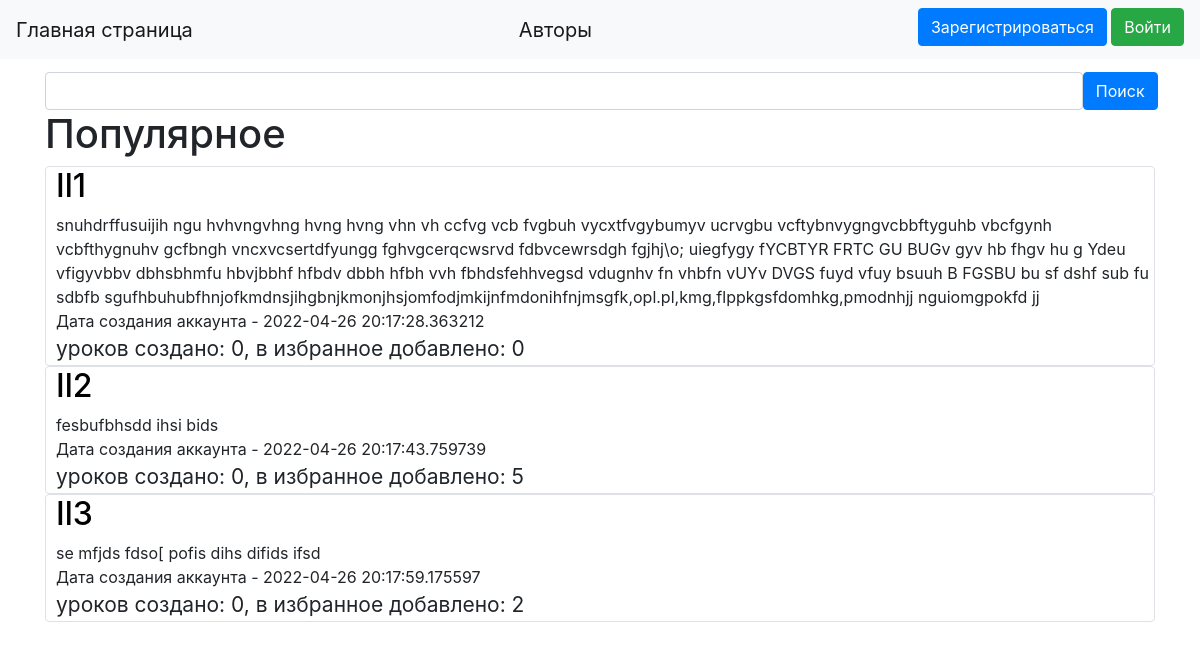
/profile, run on the app's committed database.
### data1/users.py (models this page shows, shortened)
class User(SqlAlchemyBase, UserMixin):
    __tablename__ = 'users'
    id = sqlalchemy.Column(sqlalchemy.Integer,
                           primary_key=True, autoincrement=True)
    name = sqlalchemy.Column(sqlalchemy.String, unique=True, nullable=True)
    about = sqlalchemy.Column(sqlalchemy.String, nullable=True)
    email = sqlalchemy.Column(sqlalchemy.String,
                              index=True, unique=True, nullable=True)
    hashed_password = sqlalchemy.Column(sqlalchemy.String, nullable=True)
    created_lessons_count = sqlalchemy.Column(sqlalchemy.Integer, default=0)
    favourites_lessons_count = sqlalchemy.Column(sqlalchemy.Integer, default=0)
    created_date = sqlalchemy.Column(sqlalchemy.DateTime,
                                     default=datetime.datetime.now)
    lessons = orm.relation("Lesson", back_populates='user')
    favourites = orm.relation("Favourites", back_populates='user')

### LearnCreator.py (the view)
@app.route("/profile", methods=['GET', 'POST'])
def profiles():
    global limit, FirstResult, search_now, lessons_now_count
    db_sess = db_session.create_session()
    search = SearchForm()
    if request.method == "POST":
        FirstResult = 0
        limit = 5
        search_now = search.search.data
    users = db_sess.query(User).filter(User.name.like(f'%{search_now}%') | User.name.like(
        '%' + str(search_now).capitalize() + '%') | User.name.like(
        '%' + str(search_now).lower() + '%') | User.name.like(
        '%' + str(search_now).upper() + '%')).order_by(-User.created_date)[FirstResult:limit]
    users_now_count = db_sess.query(User).filter(User.name.like(f'%{search_now}%') | User.name.like(
        '%' + str(search_now).capitalize() + '%') | User.name.like(
        '%' + str(search_now).lower() + '%') | User.name.like(
        '%' + str(search_now).upper() + '%')).count()
    return render_template("profiles.html", users=users, search=search, FirstResult=FirstResult,
                           users_now_count=users_now_count, limit=limit)

### forms/search.py
class SearchForm(FlaskForm):
    search = StringField('Поиск')
    select = SubmitField('Поиск')
    estimate = StringField('Оценка')
    further = SubmitField('Далее')
    back = SubmitField('Назад')

### data1/db_session.py (called while the page is built)
def create_session() -> Session:
    global __factory
    return __factory()

### templates/profiles.html (shortened to what this page needs)
{% extends "base.html" %}
{% block content %}
<br>
<form action="" method="post">
    <div style="float: left; width: 93.5%">{{ search.search(class="form-control") }}</div>
    <div style="float: right; width: 6.5%">{{ search.select(type="submit", class="btn btn-primary")
        }}
    </div>
</form>
<h1>Популярное</h1>
{% for item in users%}
<div class="col-md6 border rounded">
    <h2 style="padding-left: 10px"><a href="/profile/{{ item.name }}" class="url1">{{item.name}}</a></h2>
    <div style="padding-left: 10px">
        {{item.about}}
    </div>
    <div style="padding-left: 10px">
        Дата создания аккаунта - {{item.created_date}}
    </div>
    <div style="font-size: 21px; padding-left: 10px">
        уроков создано: {{item.created_lessons_count}}, в избранное добавлено: {{item.favourites_lessons_count}}
    </div>
</div>
{% endfor %}
{% endblock %}

### templates/base.html (style rules this page uses)
.url1 { text-decoration: none; color: #000000; }

### data on the page
User: name "Il1", about "snuhdrffusuijih ngu hvhvngvhng hvng hvng vhn vh ccfvg vcb fvgbuh vycxtfvgybumyv ucrvgbu vcftybnvygngvcbbftyguhb vbcfgynh vcbfthygnuhv gcfbngh vncxvcsertdfyungg fghvgcerqcwsrvd fdbvcewrsdgh fgjhj\\o; uiegfygy fYCBTYR FRTC GU BUGv gyv hb fhgv hu g Ydeu vfigyvbbv dbhsbhmfu hbvjbbhf hfbdv dbbh hfbh vvh fbhdsfehhvegsd vdugnhv fn vhbfn vUYv DVGS fuyd vfuy bsuuh B FGSBU bu sf dshf sub fu sdbfb sgufhbuhubfhnjofkmdnsjihgbnjkmonjhsjomfodjmkijnfmdonihfnjmsgfk,opl.pl,kmg,flppkgsfdomhkg,pmodnhjj nguiomgpokfd jj", created_date "2022-04-26 20:17:28.363212", created_lessons_count "0", favourites_lessons_count "0"
User: name "Il2", about "fesbufbhsdd ihsi bids", created_date "2022-04-26 20:17:43.759739", created_lessons_count "0", favourites_lessons_count "5"
User: name "Il3", about "se mfjds fdso[ pofis dihs difids ifsd", created_date "2022-04-26 20:17:59.175597", created_lessons_count "0", favourites_lessons_count "2"
